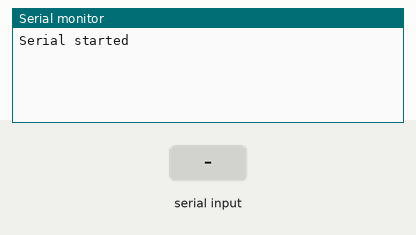
Simulated run of this sketch. Board: Arduino Uno, built with avr-gcc and run on an emulated ATmega328P. Parts: the last lines printed to the serial monitor. The inputs (shaded band) are chosen by the test bench.

Above: at 1.2 s.
1.3 s: "A\n" received over Serial
At 2.5 s:
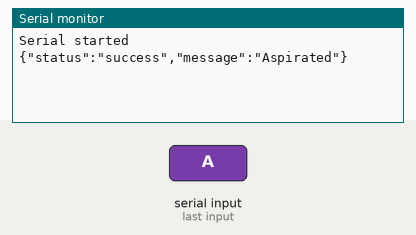
2.8 s: "Ping\n" received over Serial
At 3.9 s:
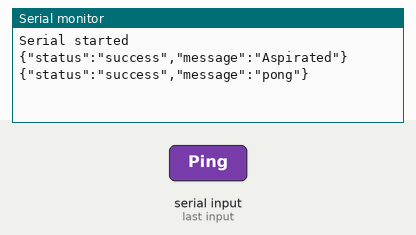
4.3 s: "1\n" received over Serial
At 4.9 s:
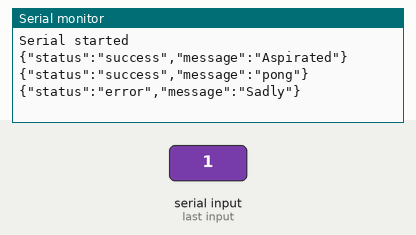

Measured:
- after the input at 1.3 s, the serial monitor: prints a new line at once (image 1)
- after the input at 2.8 s, the serial monitor: prints a new line at once (image 2)
- after the input at 4.3 s, the serial monitor: prints a new line at once (image 3)

The sketch:

serial_comms_error_test.ino
```cpp
void setup() {
  // put your setup code here, to run once:
  Serial.begin(9600);
  Serial.println("Serial started");
}

void loop() {
  // put your main code here, to run repeatedly:
  if (Serial.available() > 0){
    String command_str = Serial.readStringUntil('\n');
    String response = execute_command(command_str);
    Serial.println(response);
  }
}

String execute_command(String data) {
  if (data.indexOf("A")==0){
    return "{\"status\":\"success\",\"message\":\"Aspirated\"}";
  }
  else if (data == "Ping"){
    return("{\"status\":\"success\",\"message\":\"pong\"}");
  }
  else {
    return "{\"status\":\"error\",\"message\":\"Sadly\"}";
  }
}
```
